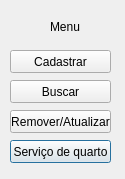
<?xml version="1.0" encoding="UTF-8"?>
<ui version="4.0">
 <class>menu</class>
 <widget class="QDialog" name="menu">
  <property name="geometry">
   <rect>
    <x>0</x>
    <y>0</y>
    <width>125</width>
    <height>179</height>
   </rect>
  </property>
  <property name="windowTitle">
   <string>Dialog</string>
  </property>
  <widget class="QPushButton" name="btnServiQuMenu">
   <property name="geometry">
    <rect>
     <x>10</x>
     <y>140</y>
     <width>101</width>
     <height>23</height>
    </rect>
   </property>
   <property name="text">
    <string>Serviço de quarto</string>
   </property>
  </widget>
  <widget class="QPushButton" name="btnCadasMenu">
   <property name="geometry">
    <rect>
     <x>10</x>
     <y>50</y>
     <width>101</width>
     <height>23</height>
    </rect>
   </property>
   <property name="text">
    <string>Cadastrar</string>
   </property>
  </widget>
  <widget class="QPushButton" name="btnBuscMenu">
   <property name="geometry">
    <rect>
     <x>10</x>
     <y>80</y>
     <width>101</width>
     <height>23</height>
    </rect>
   </property>
   <property name="text">
    <string>Buscar</string>
   </property>
  </widget>
  <widget class="QPushButton" name="btnRemAtu">
   <property name="geometry">
    <rect>
     <x>10</x>
     <y>110</y>
     <width>101</width>
     <height>23</height>
    </rect>
   </property>
   <property name="text">
    <string>Remover/Atualizar</string>
   </property>
  </widget>
  <widget class="QLabel" name="label">
   <property name="geometry">
    <rect>
     <x>50</x>
     <y>20</y>
     <width>47</width>
     <height>13</height>
    </rect>
   </property>
   <property name="text">
    <string>Menu</string>
   </property>
  </widget>
 </widget>
 <resources/>
 <connections/>
</ui>
